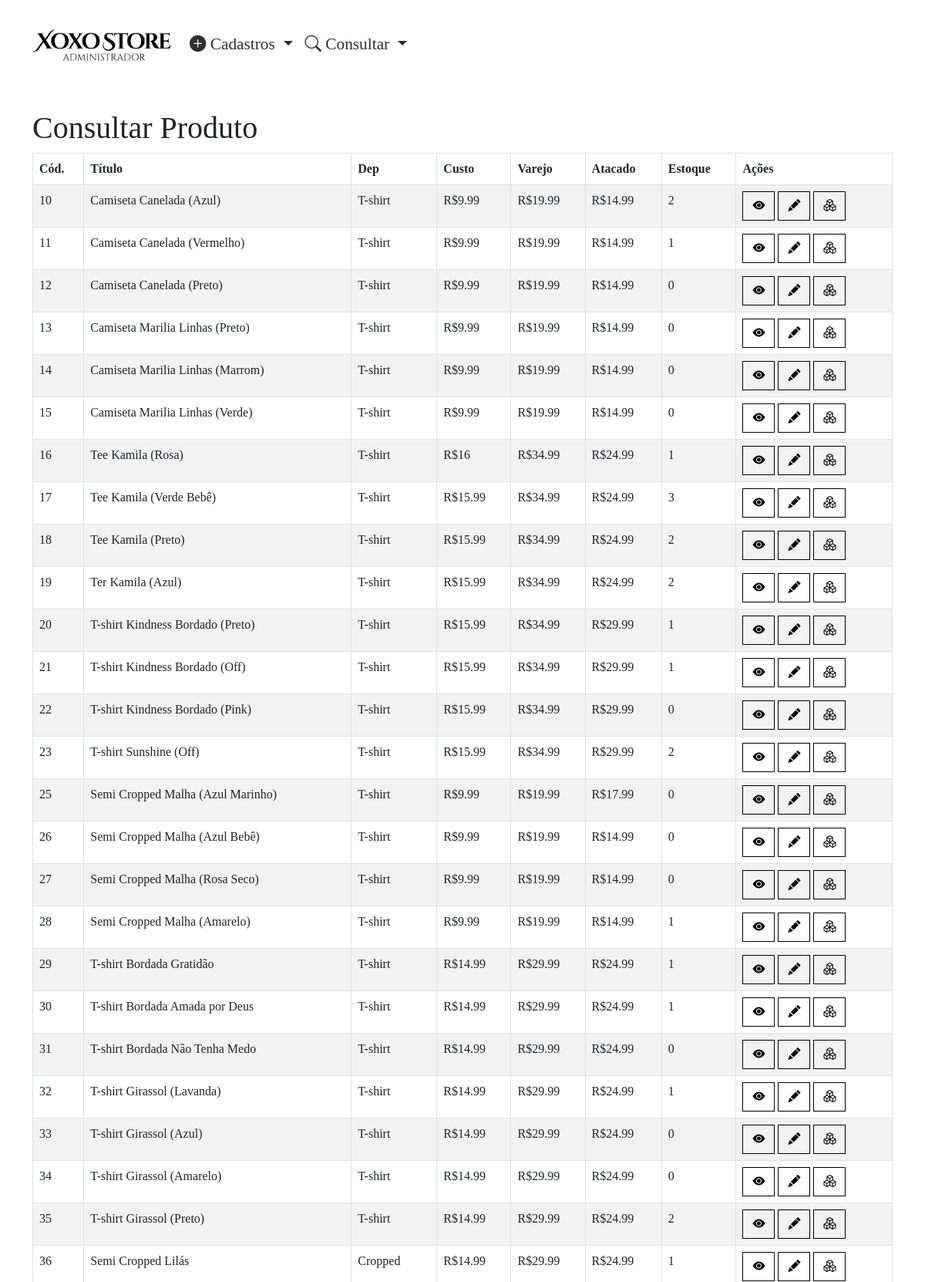
Page /app/adm/con_produto.php (upper part) on the committed database.
### tables this page shows
CREATE TABLE `tb_produto` (
  `id_tb_produto` int(11) NOT NULL,
  `nome_tb_produto` varchar(100) NOT NULL,
  `descricao_tb_produto` varchar(255) NOT NULL,
  `custo_tb_produto` float NOT NULL,
  `varejo_tb_produto` float NOT NULL,
  `atacado_tb_produto` float NOT NULL,
  `grade_tb_produto` enum('1','2') NOT NULL DEFAULT '1',
  `id_departamento_tb_produto` int(11) NOT NULL,
  `tb_grade_id_tb_grade` int(11) NOT NULL,
  `img1_tb_produto` varchar(255) NOT NULL,
  `img2_tb_produto` varchar(255) NOT NULL,
  `img3_tb_produto` varchar(255) NOT NULL,
  `premium_tb_produto` enum('0','1') NOT NULL,
  `visualizar_tb_produto` enum('1','0') NOT NULL
);

CREATE TABLE `tb_departamento` (
  `id_tb_departamento` int(11) NOT NULL,
  `nome_tb_departamento` varchar(100) NOT NULL,
  `descricao_tb_departamento` varchar(255) NOT NULL,
  `data_cadastro_tb_departamento` timestamp NULL DEFAULT current_timestamp()
);

### app/php/BancoDeDados.class.php (called while the page is built, shortened)
<?php
	class BancoDeDados{
		private $ser = "127.0.0.1";
		private $usu = "u134451290_paulo";
		private $sen = "P@ulo6085";
		private $dat = "u134451290_bd_xoxo";
		private $mysqli;
		public function __get($var){
			return $this->$var;
		}
		public function conectar(){
			$this->mysqli = new mysqli($this->ser, $this->usu, $this->sen, $this->dat);
			$b = true;
			return $b;
		}
		public function desconectar(){
			$b = true;
			return $b;
		}
		public function result($sql){
			$this->result = $this->mysqli->query($sql);
		}
	}
?>

### app/php/Produto.class.php (the view, shortened to what this page needs)
<?php
    require_once("BancoDeDados.class.php");
    class Produto extends BancoDeDados{
        public function consultar($sql=null){
            $result = array();
            parent::result("SELECT * FROM tb_produto INNER JOIN tb_departamento ON tb_departamento.id_tb_departamento=tb_produto.id_departamento_tb_produto INNER JOIN tb_grade ON tb_produto.tb_grade_id_tb_grade=tb_grade.id_tb_grade $sql");
            while($dados = parent::__get("result")->fetch_assoc()){
                $result[] = $dados;
            }
            return $result;
        }
        public function listarTable01(){
            $result = $this->consultar();
            foreach ($result as $key => $value) {
                $estoque = 0;
                if($value['tipo_tb_grade'] == 1){
                    $estoque += $value['pp_tb_grade'];
                    $estoque += $value['p_tb_grade'];
                    $estoque += $value['m_tb_grade'];
                    $estoque += $value['g_tb_grade'];
                    $estoque += $value['gg_tb_grade'];
                }else{
                    $estoque += $value['34_tb_grade'];
                    $estoque += $value['36_tb_grade'];
                    $estoque += $value['38_tb_grade'];
                    $estoque += $value['40_tb_grade'];
                    $estoque += $value['42_tb_grade'];
                    $estoque += $value['44_tb_grade'];
                    $estoque += $value['46_tb_grade'];
                }
                echo    "<tr>
                            <td>".$value['id_tb_produto']."</td>
                            <td>".$value['nome_tb_produto']."</td>
                            <td>".$value['nome_tb_departamento']."</td>
                            <td>R$".$value['custo_tb_produto']."</td>
                            <td>R$".$value['varejo_tb_produto']."</td>
                            <td>R$".$value['atacado_tb_produto']."</td>
                            <td>$estoque</td>
                            <td>
                                <button class='btn btn-black' title='Ver Detalhes'><i class='bi bi-eye-fill'></i></button>
                                <button class='btn btn-black' title='Editar Produto'><i class='bi bi-pencil-fill'></i></button>
                                <button class='btn btn-black' title='Visualizar Grade'><i class='bi bi-boxes'></i></button>
                            </td>
                        </tr>";
            }
        }
    }
?>

### app/css/pagina.css (style rules this page uses)
body { background-color: white; font-family: Georgia, 'Times New Roman', Times, serif; }
.form-control, .btn { border-radius: 0px; }
.btn-black { background-color: none; border-color: black; color:black; }

### rows in the picture
tb_produto: id_tb_produto "10", nome_tb_produto "Camiseta Canelada (Azul)", id_departamento_tb_produto.nome_tb_departamento "T-shirt", custo_tb_produto "9.99", varejo_tb_produto "19.99", atacado_tb_produto "14.99", estoque "2"
tb_produto: id_tb_produto "11", nome_tb_produto "Camiseta Canelada (Vermelho)", id_departamento_tb_produto.nome_tb_departamento "T-shirt", custo_tb_produto "9.99", varejo_tb_produto "19.99", atacado_tb_produto "14.99", estoque "1"
tb_produto: id_tb_produto "12", nome_tb_produto "Camiseta Canelada (Preto)", id_departamento_tb_produto.nome_tb_departamento "T-shirt", custo_tb_produto "9.99", varejo_tb_produto "19.99", atacado_tb_produto "14.99", estoque "0"
tb_produto: id_tb_produto "13", nome_tb_produto "Camiseta Marilia Linhas (Preto)", id_departamento_tb_produto.nome_tb_departamento "T-shirt", custo_tb_produto "9.99", varejo_tb_produto "19.99", atacado_tb_produto "14.99", estoque "0"
tb_produto: id_tb_produto "14", nome_tb_produto "Camiseta Marilia Linhas (Marrom)", id_departamento_tb_produto.nome_tb_departamento "T-shirt", custo_tb_produto "9.99", varejo_tb_produto "19.99", atacado_tb_produto "14.99", estoque "0"
tb_produto: id_tb_produto "15", nome_tb_produto "Camiseta Marilia Linhas (Verde)", id_departamento_tb_produto.nome_tb_departamento "T-shirt", custo_tb_produto "9.99", varejo_tb_produto "19.99", atacado_tb_produto "14.99", estoque "0"
tb_produto: id_tb_produto "16", nome_tb_produto "Tee Kamila (Rosa)", id_departamento_tb_produto.nome_tb_departamento "T-shirt", custo_tb_produto "16", varejo_tb_produto "34.99", atacado_tb_produto "24.99", estoque "1"
tb_produto: id_tb_produto "17", nome_tb_produto "Tee Kamila (Verde Bebê)", id_departamento_tb_produto.nome_tb_departamento "T-shirt", custo_tb_produto "15.99", varejo_tb_produto "34.99", atacado_tb_produto "24.99", estoque "3"
tb_produto: id_tb_produto "18", nome_tb_produto "Tee Kamila (Preto)", id_departamento_tb_produto.nome_tb_departamento "T-shirt", custo_tb_produto "15.99", varejo_tb_produto "34.99", atacado_tb_produto "24.99", estoque "2"
tb_produto: id_tb_produto "19", nome_tb_produto "Ter Kamila (Azul)", id_departamento_tb_produto.nome_tb_departamento "T-shirt", custo_tb_produto "15.99", varejo_tb_produto "34.99", atacado_tb_produto "24.99", estoque "2"
tb_produto: id_tb_produto "20", nome_tb_produto "T-shirt Kindness Bordado (Preto)", id_departamento_tb_produto.nome_tb_departamento "T-shirt", custo_tb_produto "15.99", varejo_tb_produto "34.99", atacado_tb_produto "29.99", estoque "1"
tb_produto: id_tb_produto "21", nome_tb_produto "T-shirt Kindness Bordado (Off)", id_departamento_tb_produto.nome_tb_departamento "T-shirt", custo_tb_produto "15.99", varejo_tb_produto "34.99", atacado_tb_produto "29.99", estoque "1"
tb_produto: id_tb_produto "22", nome_tb_produto "T-shirt Kindness Bordado (Pink)", id_departamento_tb_produto.nome_tb_departamento "T-shirt", custo_tb_produto "15.99", varejo_tb_produto "34.99", atacado_tb_produto "29.99", estoque "0"
tb_produto: id_tb_produto "23", nome_tb_produto "T-shirt Sunshine (Off)", id_departamento_tb_produto.nome_tb_departamento "T-shirt", custo_tb_produto "15.99", varejo_tb_produto "34.99", atacado_tb_produto "29.99", estoque "2"
tb_produto: id_tb_produto "25", nome_tb_produto "Semi Cropped Malha (Azul Marinho)", id_departamento_tb_produto.nome_tb_departamento "T-shirt", custo_tb_produto "9.99", varejo_tb_produto "19.99", atacado_tb_produto "17.99", estoque "0"
tb_produto: id_tb_produto "26", nome_tb_produto "Semi Cropped Malha (Azul Bebê)", id_departamento_tb_produto.nome_tb_departamento "T-shirt", custo_tb_produto "9.99", varejo_tb_produto "19.99", atacado_tb_produto "14.99", estoque "0"
tb_produto: id_tb_produto "27", nome_tb_produto "Semi Cropped Malha (Rosa Seco)", id_departamento_tb_produto.nome_tb_departamento "T-shirt", custo_tb_produto "9.99", varejo_tb_produto "19.99", atacado_tb_produto "14.99", estoque "0"
tb_produto: id_tb_produto "28", nome_tb_produto "Semi Cropped Malha (Amarelo)", id_departamento_tb_produto.nome_tb_departamento "T-shirt", custo_tb_produto "9.99", varejo_tb_produto "19.99", atacado_tb_produto "14.99", estoque "1"
tb_produto: id_tb_produto "29", nome_tb_produto "T-shirt Bordada Gratidão", id_departamento_tb_produto.nome_tb_departamento "T-shirt", custo_tb_produto "14.99", varejo_tb_produto "29.99", atacado_tb_produto "24.99", estoque "1"
tb_produto: id_tb_produto "30", nome_tb_produto "T-shirt Bordada Amada por Deus", id_departamento_tb_produto.nome_tb_departamento "T-shirt", custo_tb_produto "14.99", varejo_tb_produto "29.99", atacado_tb_produto "24.99", estoque "1"
tb_produto: id_tb_produto "31", nome_tb_produto "T-shirt Bordada Não Tenha Medo", id_departamento_tb_produto.nome_tb_departamento "T-shirt", custo_tb_produto "14.99", varejo_tb_produto "29.99", atacado_tb_produto "24.99", estoque "0"
tb_produto: id_tb_produto "32", nome_tb_produto "T-shirt Girassol (Lavanda)", id_departamento_tb_produto.nome_tb_departamento "T-shirt", custo_tb_produto "14.99", varejo_tb_produto "29.99", atacado_tb_produto "24.99", estoque "1"
tb_produto: id_tb_produto "33", nome_tb_produto "T-shirt Girassol (Azul)", id_departamento_tb_produto.nome_tb_departamento "T-shirt", custo_tb_produto "14.99", varejo_tb_produto "29.99", atacado_tb_produto "24.99", estoque "0"
tb_produto: id_tb_produto "34", nome_tb_produto "T-shirt Girassol (Amarelo)", id_departamento_tb_produto.nome_tb_departamento "T-shirt", custo_tb_produto "14.99", varejo_tb_produto "29.99", atacado_tb_produto "24.99", estoque "0"
tb_produto: id_tb_produto "35", nome_tb_produto "T-shirt Girassol (Preto)", id_departamento_tb_produto.nome_tb_departamento "T-shirt", custo_tb_produto "14.99", varejo_tb_produto "29.99", atacado_tb_produto "24.99", estoque "2"
tb_produto: id_tb_produto "36", nome_tb_produto "Semi Cropped Lilás", id_departamento_tb_produto.nome_tb_departamento "Cropped", custo_tb_produto "14.99", varejo_tb_produto "29.99", atacado_tb_produto "24.99", estoque "1"
